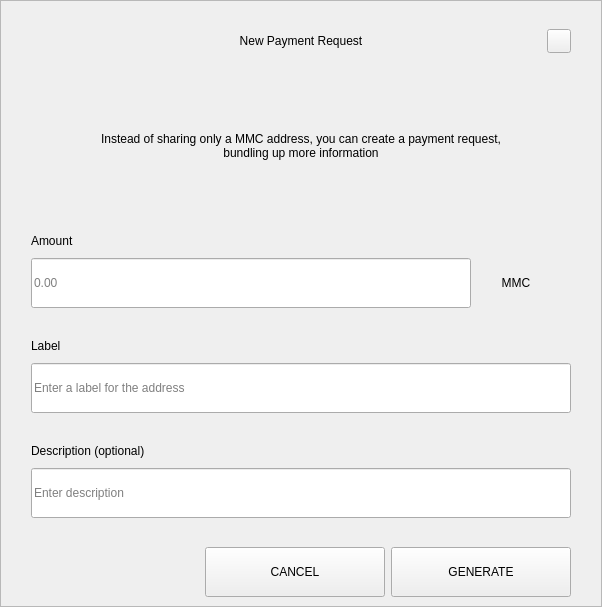
<?xml version="1.0" encoding="UTF-8"?>
<ui version="4.0">
 <class>RequestDialog</class>
 <widget class="QDialog" name="RequestDialog">
  <property name="geometry">
   <rect>
    <x>0</x>
    <y>0</y>
    <width>602</width>
    <height>607</height>
   </rect>
  </property>
  <property name="windowTitle">
   <string>Dialog</string>
  </property>
  <layout class="QVBoxLayout" name="verticalLayout_5">
   <property name="spacing">
    <number>0</number>
   </property>
   <property name="leftMargin">
    <number>0</number>
   </property>
   <property name="topMargin">
    <number>0</number>
   </property>
   <property name="rightMargin">
    <number>0</number>
   </property>
   <property name="bottomMargin">
    <number>0</number>
   </property>
   <item>
    <widget class="QFrame" name="frame">
     <property name="styleSheet">
      <string notr="true"/>
     </property>
     <property name="frameShape">
      <enum>QFrame::StyledPanel</enum>
     </property>
     <property name="frameShadow">
      <enum>QFrame::Raised</enum>
     </property>
     <layout class="QVBoxLayout" name="verticalLayout_4" stretch="1,0,0">
      <property name="spacing">
       <number>0</number>
      </property>
      <property name="leftMargin">
       <number>30</number>
      </property>
      <property name="topMargin">
       <number>20</number>
      </property>
      <property name="rightMargin">
       <number>30</number>
      </property>
      <property name="bottomMargin">
       <number>0</number>
      </property>
      <item>
       <layout class="QHBoxLayout" name="horizontalLayout_3">
        <property name="spacing">
         <number>0</number>
        </property>
        <item>
         <spacer name="horizontalSpacer_21">
          <property name="orientation">
           <enum>Qt::Horizontal</enum>
          </property>
          <property name="sizeHint" stdset="0">
           <size>
            <width>40</width>
            <height>20</height>
           </size>
          </property>
         </spacer>
        </item>
        <item>
         <widget class="QLabel" name="labelTitle">
          <property name="minimumSize">
           <size>
            <width>0</width>
            <height>40</height>
           </size>
          </property>
          <property name="maximumSize">
           <size>
            <width>16777215</width>
            <height>40</height>
           </size>
          </property>
          <property name="styleSheet">
           <string notr="true">padding-left:24px;</string>
          </property>
          <property name="text">
           <string>New Payment Request</string>
          </property>
          <property name="alignment">
           <set>Qt::AlignCenter</set>
          </property>
          <property name="margin">
           <number>7</number>
          </property>
         </widget>
        </item>
        <item>
         <spacer name="horizontalSpacer">
          <property name="orientation">
           <enum>Qt::Horizontal</enum>
          </property>
          <property name="sizeHint" stdset="0">
           <size>
            <width>40</width>
            <height>20</height>
           </size>
          </property>
         </spacer>
        </item>
        <item>
         <widget class="QPushButton" name="btnEsc">
          <property name="minimumSize">
           <size>
            <width>24</width>
            <height>24</height>
           </size>
          </property>
          <property name="maximumSize">
           <size>
            <width>24</width>
            <height>24</height>
           </size>
          </property>
          <property name="focusPolicy">
           <enum>Qt::NoFocus</enum>
          </property>
          <property name="text">
           <string/>
          </property>
         </widget>
        </item>
       </layout>
      </item>
      <item>
       <widget class="QStackedWidget" name="stack">
        <property name="minimumSize">
         <size>
          <width>540</width>
          <height>0</height>
         </size>
        </property>
        <property name="maximumSize">
         <size>
          <width>540</width>
          <height>16777215</height>
         </size>
        </property>
        <property name="currentIndex">
         <number>0</number>
        </property>
        <widget class="QWidget" name="page_1">
         <property name="minimumSize">
          <size>
           <width>540</width>
           <height>0</height>
          </size>
         </property>
         <property name="maximumSize">
          <size>
           <width>540</width>
           <height>16777215</height>
          </size>
         </property>
         <layout class="QVBoxLayout" name="layout1">
          <property name="spacing">
           <number>0</number>
          </property>
          <property name="leftMargin">
           <number>0</number>
          </property>
          <property name="topMargin">
           <number>0</number>
          </property>
          <property name="rightMargin">
           <number>0</number>
          </property>
          <property name="bottomMargin">
           <number>0</number>
          </property>
          <item>
           <spacer name="verticalSpacer_21">
            <property name="orientation">
             <enum>Qt::Vertical</enum>
            </property>
            <property name="sizeType">
             <enum>QSizePolicy::Fixed</enum>
            </property>
            <property name="sizeHint" stdset="0">
             <size>
              <width>20</width>
              <height>30</height>
             </size>
            </property>
           </spacer>
          </item>
          <item alignment="Qt::AlignHCenter">
           <widget class="QLabel" name="labelMessage">
            <property name="minimumSize">
             <size>
              <width>400</width>
              <height>50</height>
             </size>
            </property>
            <property name="text">
             <string>Instead of sharing only a MMC address, you can create a payment request, bundling up more information</string>
            </property>
            <property name="alignment">
             <set>Qt::AlignCenter</set>
            </property>
            <property name="wordWrap">
             <bool>true</bool>
            </property>
           </widget>
          </item>
          <item alignment="Qt::AlignBottom">
           <widget class="QWidget" name="containerAmount" native="true">
            <layout class="QVBoxLayout" name="verticalLayout">
             <property name="spacing">
              <number>9</number>
             </property>
             <property name="leftMargin">
              <number>0</number>
             </property>
             <property name="topMargin">
              <number>0</number>
             </property>
             <property name="rightMargin">
              <number>0</number>
             </property>
             <property name="bottomMargin">
              <number>0</number>
             </property>
             <item>
              <widget class="QLabel" name="labelSubtitleAmount">
               <property name="minimumSize">
                <size>
                 <width>350</width>
                 <height>16</height>
                </size>
               </property>
               <property name="maximumSize">
                <size>
                 <width>16777215</width>
                 <height>16</height>
                </size>
               </property>
               <property name="text">
                <string>Amount</string>
               </property>
              </widget>
             </item>
             <item alignment="Qt::AlignTop">
              <widget class="QWidget" name="layoutAmount" native="true">
               <layout class="QHBoxLayout" name="horizontalLayout" stretch="2,0">
                <property name="spacing">
                 <number>0</number>
                </property>
                <property name="leftMargin">
                 <number>0</number>
                </property>
                <property name="topMargin">
                 <number>0</number>
                </property>
                <property name="rightMargin">
                 <number>0</number>
                </property>
                <property name="bottomMargin">
                 <number>0</number>
                </property>
                <item>
                 <widget class="QLineEdit" name="lineEditAmount">
                  <property name="minimumSize">
                   <size>
                    <width>0</width>
                    <height>50</height>
                   </size>
                  </property>
                  <property name="maximumSize">
                   <size>
                    <width>16777215</width>
                    <height>50</height>
                   </size>
                  </property>
                  <property name="placeholderText">
                   <string notr="true">0.00</string>
                  </property>
                 </widget>
                </item>
                <item>
                 <widget class="QWidget" name="comboContainer" native="true">
                  <property name="minimumSize">
                   <size>
                    <width>100</width>
                    <height>50</height>
                   </size>
                  </property>
                  <property name="maximumSize">
                   <size>
                    <width>16777215</width>
                    <height>50</height>
                   </size>
                  </property>
                  <layout class="QHBoxLayout" name="horizontalLayout_31">
                   <property name="spacing">
                    <number>0</number>
                   </property>
                   <property name="leftMargin">
                    <number>0</number>
                   </property>
                   <property name="topMargin">
                    <number>0</number>
                   </property>
                   <property name="rightMargin">
                    <number>10</number>
                   </property>
                   <property name="bottomMargin">
                    <number>0</number>
                   </property>
                   <item>
                    <widget class="QLabel" name="comboBoxCoin">
                     <property name="text">
                      <string>MMC</string>
                     </property>
                     <property name="alignment">
                      <set>Qt::AlignCenter</set>
                     </property>
                    </widget>
                   </item>
                  </layout>
                 </widget>
                </item>
               </layout>
              </widget>
             </item>
            </layout>
           </widget>
          </item>
          <item>
           <spacer name="verticalSpacer_31">
            <property name="orientation">
             <enum>Qt::Vertical</enum>
            </property>
            <property name="sizeType">
             <enum>QSizePolicy::Fixed</enum>
            </property>
            <property name="sizeHint" stdset="0">
             <size>
              <width>20</width>
              <height>30</height>
             </size>
            </property>
           </spacer>
          </item>
          <item>
           <layout class="QVBoxLayout" name="verticalLayoutLabel">
            <property name="spacing">
             <number>9</number>
            </property>
            <item>
             <widget class="QLabel" name="labelSubtitleLabel">
              <property name="minimumSize">
               <size>
                <width>0</width>
                <height>16</height>
               </size>
              </property>
              <property name="maximumSize">
               <size>
                <width>16777215</width>
                <height>16</height>
               </size>
              </property>
              <property name="text">
               <string>Label</string>
              </property>
             </widget>
            </item>
            <item>
             <widget class="QLineEdit" name="lineEditLabel">
              <property name="minimumSize">
               <size>
                <width>0</width>
                <height>50</height>
               </size>
              </property>
              <property name="maximumSize">
               <size>
                <width>16777215</width>
                <height>50</height>
               </size>
              </property>
              <property name="placeholderText">
               <string>Enter a label for the address</string>
              </property>
             </widget>
            </item>
           </layout>
          </item>
          <item>
           <spacer name="verticalSpacer_34">
            <property name="orientation">
             <enum>Qt::Vertical</enum>
            </property>
            <property name="sizeType">
             <enum>QSizePolicy::Fixed</enum>
            </property>
            <property name="sizeHint" stdset="0">
             <size>
              <width>20</width>
              <height>30</height>
             </size>
            </property>
           </spacer>
          </item>
          <item>
           <layout class="QVBoxLayout" name="verticalLayoutDescription">
            <property name="spacing">
             <number>9</number>
            </property>
            <item>
             <widget class="QLabel" name="labelSubtitleDescription">
              <property name="minimumSize">
               <size>
                <width>0</width>
                <height>16</height>
               </size>
              </property>
              <property name="maximumSize">
               <size>
                <width>16777215</width>
                <height>16</height>
               </size>
              </property>
              <property name="text">
               <string>Description (optional)</string>
              </property>
             </widget>
            </item>
            <item>
             <widget class="QLineEdit" name="lineEditDescription">
              <property name="minimumSize">
               <size>
                <width>0</width>
                <height>50</height>
               </size>
              </property>
              <property name="maximumSize">
               <size>
                <width>16777215</width>
                <height>50</height>
               </size>
              </property>
              <property name="placeholderText">
               <string>Enter description</string>
              </property>
             </widget>
            </item>
            <item>
             <spacer name="verticalSpacer_4">
              <property name="orientation">
               <enum>Qt::Vertical</enum>
              </property>
              <property name="sizeType">
               <enum>QSizePolicy::Fixed</enum>
              </property>
              <property name="sizeHint" stdset="0">
               <size>
                <width>20</width>
                <height>20</height>
               </size>
              </property>
             </spacer>
            </item>
           </layout>
          </item>
         </layout>
        </widget>
        <widget class="QWidget" name="page_2">
         <layout class="QVBoxLayout" name="layout2">
          <item>
           <spacer name="verticalSpacer_5">
            <property name="orientation">
             <enum>Qt::Vertical</enum>
            </property>
            <property name="sizeType">
             <enum>QSizePolicy::Fixed</enum>
            </property>
            <property name="sizeHint" stdset="0">
             <size>
              <width>20</width>
              <height>50</height>
             </size>
            </property>
           </spacer>
          </item>
          <item alignment="Qt::AlignHCenter">
           <widget class="QLabel" name="labelQrImg">
            <property name="minimumSize">
             <size>
              <width>260</width>
              <height>260</height>
             </size>
            </property>
            <property name="maximumSize">
             <size>
              <width>260</width>
              <height>260</height>
             </size>
            </property>
            <property name="text">
             <string/>
            </property>
            <property name="alignment">
             <set>Qt::AlignCenter</set>
            </property>
           </widget>
          </item>
          <item>
           <spacer name="verticalSpacer_2">
            <property name="orientation">
             <enum>Qt::Vertical</enum>
            </property>
            <property name="sizeType">
             <enum>QSizePolicy::Fixed</enum>
            </property>
            <property name="sizeHint" stdset="0">
             <size>
              <width>20</width>
              <height>30</height>
             </size>
            </property>
           </spacer>
          </item>
          <item alignment="Qt::AlignHCenter">
           <widget class="QLabel" name="labelAddress">
            <property name="text">
             <string>D7VFR83SQbiezrW72hjcWJtcfip5krte2Z </string>
            </property>
           </widget>
          </item>
          <item>
           <spacer name="verticalSpacer_32">
            <property name="orientation">
             <enum>Qt::Vertical</enum>
            </property>
            <property name="sizeType">
             <enum>QSizePolicy::Expanding</enum>
            </property>
            <property name="sizeHint" stdset="0">
             <size>
              <width>20</width>
              <height>20</height>
             </size>
            </property>
           </spacer>
          </item>
          <item>
           <layout class="QHBoxLayout" name="horizontal">
            <property name="leftMargin">
             <number>20</number>
            </property>
            <property name="rightMargin">
             <number>20</number>
            </property>
            <property name="bottomMargin">
             <number>20</number>
            </property>
            <item>
             <spacer name="horizontalSpacer_4">
              <property name="orientation">
               <enum>Qt::Horizontal</enum>
              </property>
              <property name="sizeHint" stdset="0">
               <size>
                <width>40</width>
                <height>20</height>
               </size>
              </property>
             </spacer>
            </item>
            <item>
             <widget class="QPushButton" name="btnCopyAddress">
              <property name="minimumSize">
               <size>
                <width>180</width>
                <height>50</height>
               </size>
              </property>
              <property name="text">
               <string>COPY ADDRESS</string>
              </property>
             </widget>
            </item>
            <item>
             <widget class="QPushButton" name="btnCopyUrl">
              <property name="minimumSize">
               <size>
                <width>180</width>
                <height>50</height>
               </size>
              </property>
              <property name="text">
               <string>COPY URL</string>
              </property>
             </widget>
            </item>
            <item>
             <spacer name="horizontalSpacer_2">
              <property name="orientation">
               <enum>Qt::Horizontal</enum>
              </property>
              <property name="sizeHint" stdset="0">
               <size>
                <width>40</width>
                <height>20</height>
               </size>
              </property>
             </spacer>
            </item>
           </layout>
          </item>
         </layout>
        </widget>
       </widget>
      </item>
      <item>
       <widget class="QWidget" name="buttonsStack" native="true">
        <layout class="QHBoxLayout" name="horizontalLayout_5">
         <property name="leftMargin">
          <number>20</number>
         </property>
         <property name="rightMargin">
          <number>0</number>
         </property>
         <item>
          <spacer name="horizontalSpacer_41">
           <property name="orientation">
            <enum>Qt::Horizontal</enum>
           </property>
           <property name="sizeHint" stdset="0">
            <size>
             <width>40</width>
             <height>20</height>
            </size>
           </property>
          </spacer>
         </item>
         <item>
          <widget class="QPushButton" name="btnCancel">
           <property name="minimumSize">
            <size>
             <width>180</width>
             <height>50</height>
            </size>
           </property>
           <property name="focusPolicy">
            <enum>Qt::NoFocus</enum>
           </property>
           <property name="text">
            <string>CANCEL</string>
           </property>
          </widget>
         </item>
         <item>
          <widget class="QPushButton" name="btnSave">
           <property name="minimumSize">
            <size>
             <width>180</width>
             <height>50</height>
            </size>
           </property>
           <property name="focusPolicy">
            <enum>Qt::NoFocus</enum>
           </property>
           <property name="text">
            <string>GENERATE</string>
           </property>
          </widget>
         </item>
        </layout>
       </widget>
      </item>
     </layout>
    </widget>
   </item>
  </layout>
 </widget>
 <resources/>
 <connections/>
</ui>
